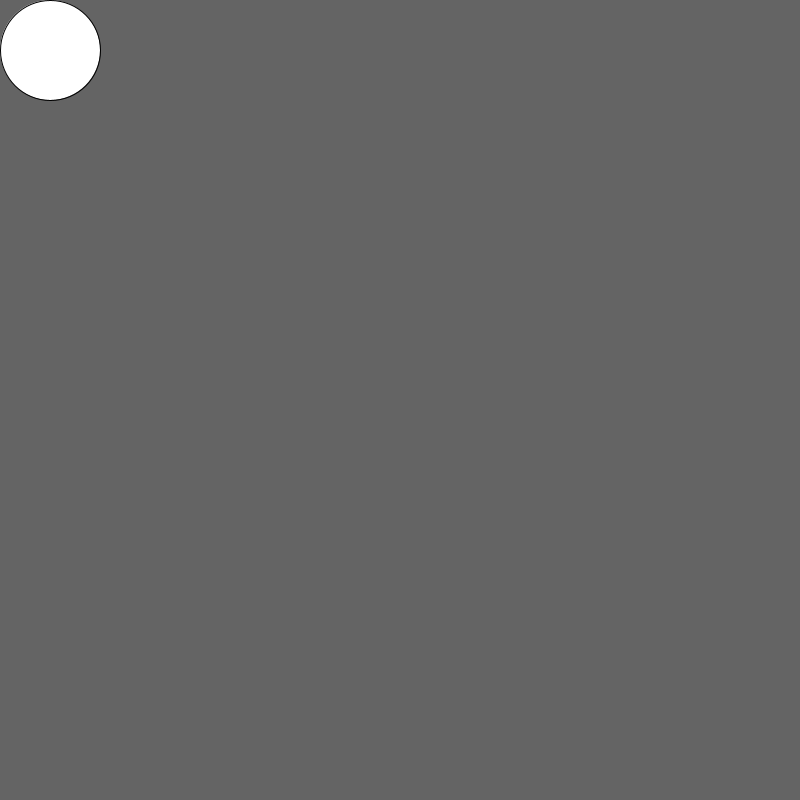
Frame 1 (no input)
Frame 60 (the mouse pressed at the canvas centre just before this capture): identical to frame 1, image omitted
Frame 120 (the mouse held since frame 60 and released just before this capture): identical to frame 1, image omitted

The Processing sketch that drew this single still picture (run headless with seeded random() and noise(); from frame 60 on, the mouse is pressed at the canvas centre):

// Processing sketch: LogicalDot
// ── LogicalDot.pde
void setup()
{
  size(800,800);
}
void draw()
{
  background(100,100,100);
  ellipse(50,50,100,100);
}
void mousePressed() {
  if (mouseButton == LEFT) {
    fill(0);
  } else if (mouseButton == RIGHT) {
    fill(255);
  } else if (mouseButton == CENTER){
    fill(126);
  }
}
